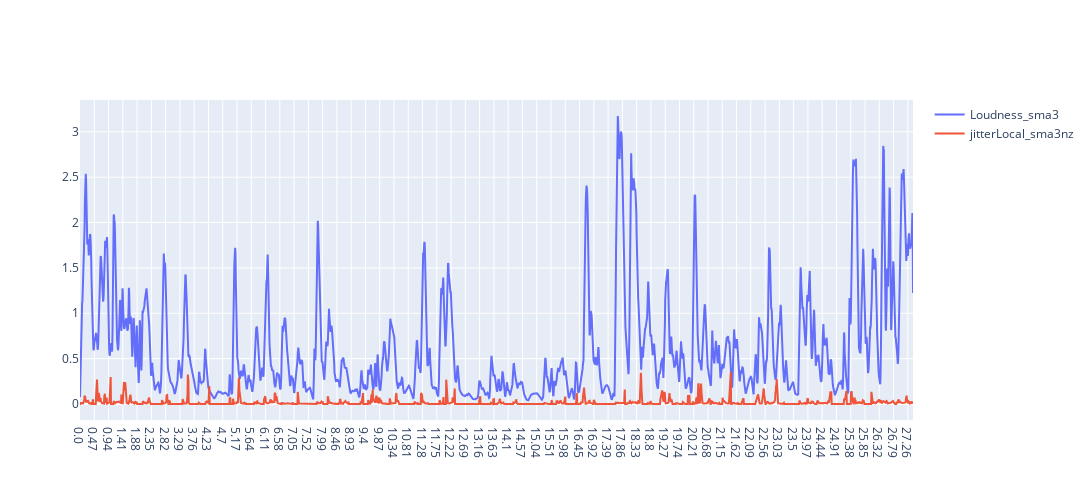

Write notebook code for a chart like this one.
### Code cell
#building figure
fig = go.Figure()
for x in features:
    fig.add_trace(
        go.Scatter(
            x = time_list,
            y = y[0][x],
            mode = 'lines',
            name = f'{x}'
        )
    )
fig.update_layout(
    height=500,
    width=1100,
)

fig.show()

### Figure 1 — Plotly figure (JSON) as saved in the notebook; plotly's stock layout.template omitted (floating-point values rounded to 4 significant figures; data arrays with more than 128 entries replaced by an {"elided": "..."} marker saying what was removed)
{"data": [{"mode": "lines", "name": "Loudness_sma3", "type": "scatter", "x": {"elided": "2744 str values"}, "y": {"elided": "2744 float values"}}, {"mode": "lines", "name": "jitterLocal_sma3nz", "type": "scatter", "x": {"elided": "2744 str values"}, "y": {"elided": "2744 float values"}}], "layout": {"height": 500, "width": 1100}}
